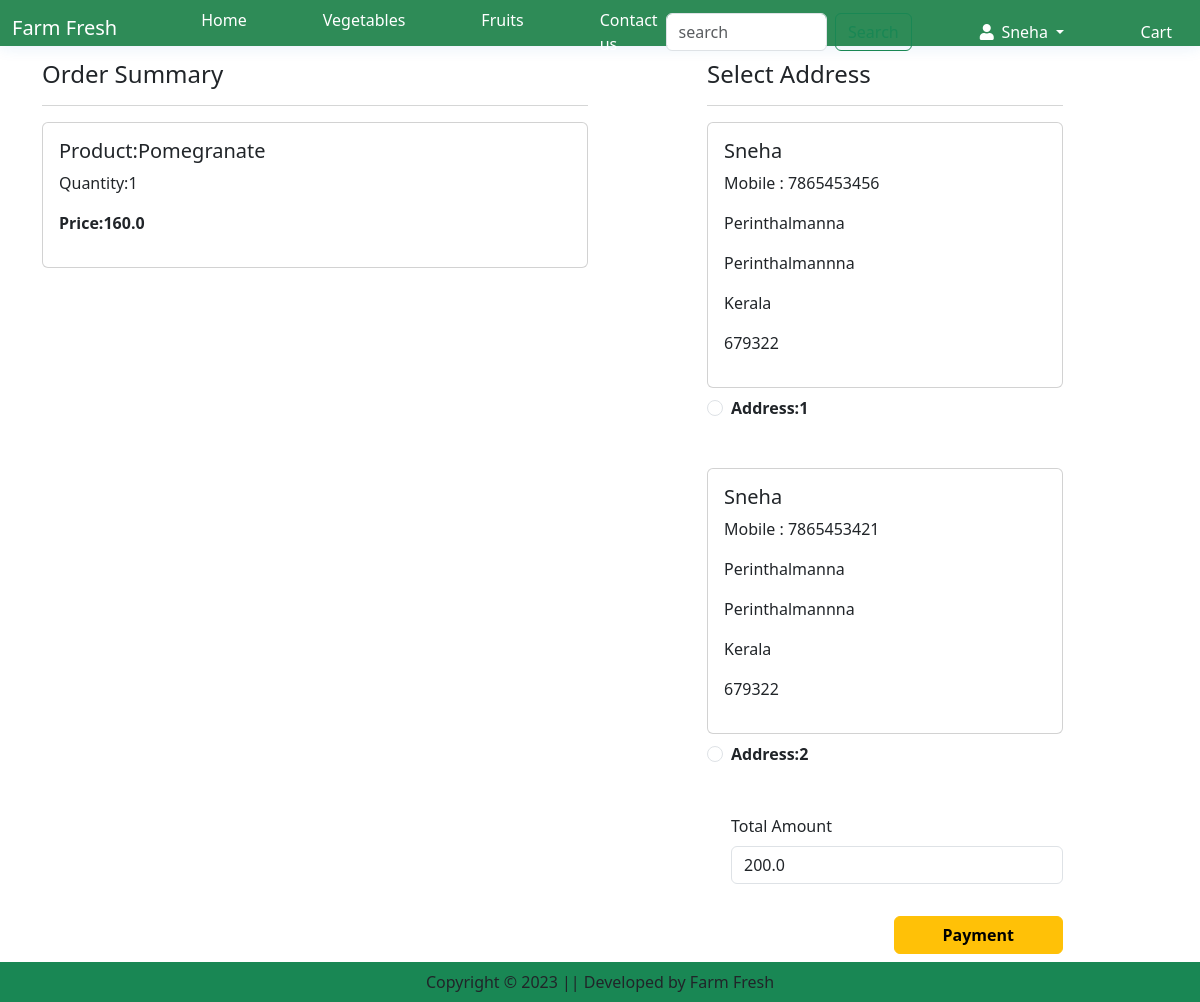
/placeorder/ (signed in), run on the app's committed database.
### app/models.py (models this page shows, shortened)
class Cart(models.Model):
    user = models.ForeignKey(User,on_delete=models.CASCADE)
    product =models.ForeignKey(Product,on_delete=models.CASCADE)
    quantity = models.PositiveIntegerField(default=1)

class Product(models.Model):
    name= models.CharField(max_length=100)
    price=models.FloatField()
    description= models.TextField()
    category = models.CharField(choices=category_choices,max_length=100)
    product_image=models.ImageField(upload_to='product')

class Customer(models.Model):
    user = models.ForeignKey(User,on_delete=models.CASCADE)
    name=models.CharField(max_length=100)
    locality=models.CharField(max_length=100)
    city=models.CharField(max_length=100)
    mobile = models.IntegerField(default=0)
    zip_code = models.IntegerField()
    state =models.CharField(choices=state_choices,max_length=100)

### app/views.py (the view)
# urls.py: path('placeorder/', views.placeorder, name='placeorder'),
def placeorder(request):
    user=request.user
    add=Customer.objects.filter(user=user)
    cartitems=Cart.objects.filter(user=user)
    amount=0
    for p in cartitems:
            value = p.quantity * p.product.price
            amount +=value
    totalamount =amount+40
    return render(request,'PlaceOrder.html',locals())

### app/templates/PlaceOrder.html (shortened to what this page needs)
{% extends 'nav.html' %}
{% load static %}
{% block content %}
<div class="container" style="margin-top: 5%;">
    <div class="row mt-5">
        <div class="col-sm-6">
            <h4>Order Summary</h4>
            <hr class="text-muted">
            {% for item in cartitems %}
            <div class="card mb-2">
                <div class="card-body">
                    <h5>Product:{{item.product.name}}</h5>
                    <p>Quantity:{{item.quantity}}</p>
                    <p class="fw-bold">Price:{{item.product.price}}</p>
                </div>
            </div>
            {% endfor %}
        </div>
        <div class="col-sm-4 offset-sm-1">
            <h4>Select Address</h4>
            <hr class="text-muted">
            <form action="" method="post" id="myform">
                {% for ad in add %}
                <div class="card">
                    <div class="card-body">
                        <h5>{{ad.name}}</h5>
                        <p>Mobile : {{ad.mobile}}</p>
                        <p>{{ad.locality}}</p> <p>{{ad.city}}</p> <p>{{ad.state}}</p> <p>{{ad.zip_code}}</p>
                    </div>
                </div>
                <div class="form-check mt-2 mb-5">
                    <input type="radio" class="form-check-input" name="custid"
                    id="custid{{forloop.counter}}" value="{{ad.id}}">
                    <label for="custid{{forloop.counter}}"
                    class="form-check-label fw-bold">Address:{{forloop.counter}}</label>
                </div>
                {% endfor %}
                <div class="form-check mb-3">
                    <label for="totalamount" class="form-label">Total Amount</label>
                    <input type="number" class="form-control" name="totalamount"
                     value="{{totalamount}}" readonly>
                </div>
                <div class="text-end">
                    <button id="rzp-button1" type="submit" class="btn btn-warning mt-3 px-5 fw-bold">Payment</button>
                </div>
            </form>
        </div>
    </div>
</div>
<br><br>
{% endblock %}

### app/templates/nav.html (shortened to what this page needs)
<!DOCTYPE html>
{% load static %}
<html lang="en">
<head>
    <link rel="stylesheet" href="https://cdnjs.cloudflare.com/ajax/libs/font-awesome/5.15.3/css/all.min.css">
    <link href="https://cdn.jsdelivr.net/npm/bootstrap@5.3.1/dist/css/bootstrap.min.css" rel="stylesheet">
    <link rel="stylesheet" href="{% static 'css/style.css' %}">
</head>
<body>
  <header id="header"  class="fixed-top">
          <nav class="navbar navbar-expand-lg navbar-dark " >
            <div class="container-fluid fixed-top">
              <h1 class="navbar-brand" >Farm Fresh</h1>
              <div class="collapse navbar-collapse" id="navbarSupportedContent">
                <ul class="navbar-nav me-auto mb-2 mb-lg-0">
                  {% if request.user.is_authenticated %}
                  <li class="nav-item">
                    <a class="nav-link active text-white"  aria-current="page" href="{% url 'home'%}">Home</a>
                  </li>
                  <li class="nav-item">
                    <a class="nav-link text-white"  href="{% url 'vegetable_category'  %}">Vegetables</a>
                  </li>
                  <li class="nav-item">
                    <a class="nav-link text-white" href="{% url 'fruit_category'  %}">Fruits</a>
                  </li>
                  <li class="nav-item">
                    <a class="nav-link text-white" href="">Contact us</a>
                  </li>
                </ul>
                <form method="get" action="/search/" class="d-flex" role="search">
                  <input class="form-control me-2" type="search"
                  name="Search" id="search" placeholder="search" aria-label="Search">
                  <button class="btn btn-outline-success" type="submit">Search</button>
                </form>
              </div>
              <ul class="navbar-nav me-auto mb-2 mb-lg-0">
                <li class="nav-item dropdown ">
                  <a class="nav-link dropdown-toggle text-white"  href="#" role="button" data-bs-toggle="dropdown" aria-expanded="false">
                    <i class="fas fa-user" style="margin-right: 10%;"></i>{{request.user}}
                  </a>
                </li>
                <li class="nav-tem mx-2">
                  <a href="{% url 'cart' %}" class="nav-link text-white">Cart</a>
                </li>
                {% endif %}
              </ul>
            </div>
          </nav>
  </header>
      {% block content %}{% endblock content %}
    <footer class=" container-fluid bg-success text-center fixed-bottom p-2 mt-5">
        Copyright &copy; 2023 || Developed by Farm Fresh
    </footer>
</body>
</html>

### app/static/css/style.css (style rules this page uses)
#header { background: seagreen; transition: all 0.5s; z-index: 997; padding: 15px 0; top:0; box-shadow: 0px 2px 15px rgba(25, 119, 204, 0.1); }
.nav-link { margin-left: 60px; }

### data on the page
Cart: product.name "Pomegranate", quantity "1", product.price "160.0"
Customer: name "Sneha", mobile "7865453456", locality "Perinthalmanna", city "Perinthalmannna", state "Kerala", zip_code "679322"
Customer: name "Sneha", mobile "7865453421", locality "Perinthalmanna", city "Perinthalmannna", state "Kerala", zip_code "679322"

### other printed values
{{ request.user }} "Sneha"
